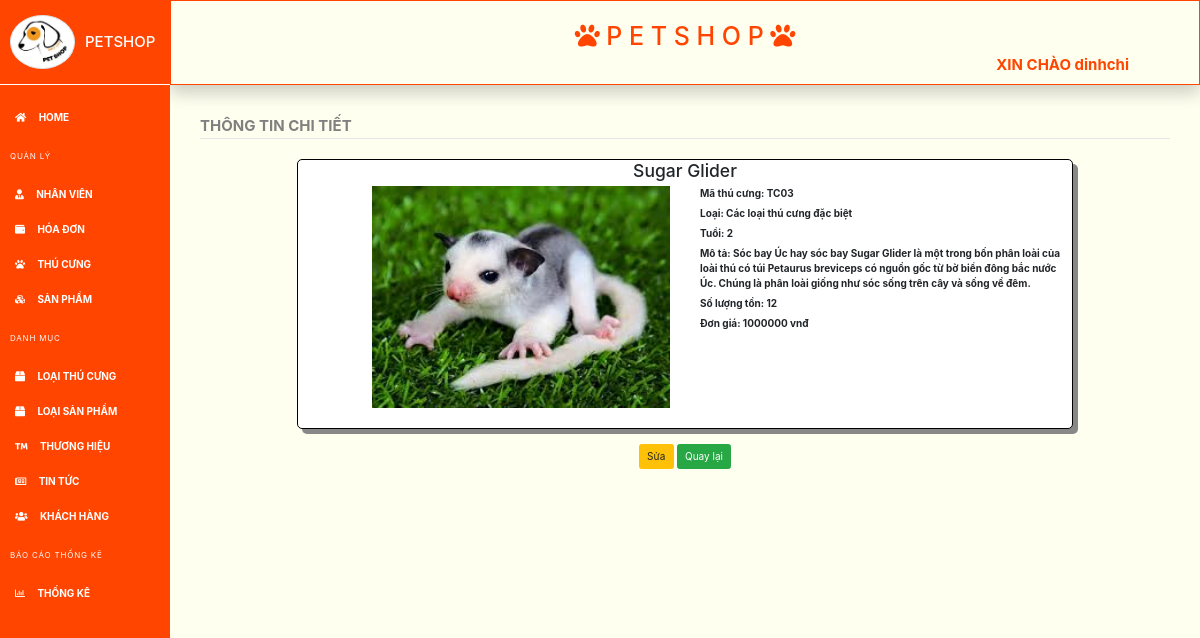
The page /details-thucung.php?ma_tc=TC03 (signed in) on the database its author committed.
### tables this page shows
CREATE TABLE `thu_cung` (
  `ma_tc` varchar(10) NOT NULL,
  `ten_tc` varchar(50) NOT NULL,
  `tuoi` int(11) NOT NULL,
  `so_luong_ton` int(11) NOT NULL,
  `mo_ta` text NOT NULL,
  `anh_minh_hoa` varchar(255) NOT NULL,
  `don_gia` int(11) NOT NULL,
  `ma_loai_tc` varchar(10) NOT NULL
);

CREATE TABLE `loai_thu_cung` (
  `ma_loai_tc` varchar(10) NOT NULL,
  `ten_loai_tc` varchar(50) NOT NULL,
  `ghi_chu` text NOT NULL
);

### details-thucung.php (the view, shortened to what this page needs)
<?php
    require('include/header-ad.php');
    require("connection/connect.php");
    $ma_tc= $_REQUEST['ma_tc'];
    $query="SELECT * FROM thu_cung JOIN loai_thu_cung on thu_cung.ma_loai_tc = loai_thu_cung.ma_loai_tc WHERE ma_tc = '$ma_tc'";
    $result=mysqli_query($dbc,$query);
        if(mysqli_num_rows($result)<>0)
        {   $rows=mysqli_num_rows($result);
            while($row=mysqli_fetch_array($result, MYSQLI_ASSOC))
            {
                echo '<form method="post" enctype="multipart/form-data">
                 <fieldset>
                <legend>THÔNG TIN CHI TIẾT</legend>
                <div class="border_box">
                    <h3 style="text-align: center;">'.$row['ten_tc'].'</h3>
                    <div class="row">
                        <div class="col-lg-6 col-sm-12"><img style="width:80%; float:right" src="images/'.$row['anh_minh_hoa'].'" /></div>
                        <div class="col-lg-6 col-sm-12">
                            <label>Mã thú cưng: '.$row['ma_tc'].'</label><br>
                            <label>Loại: '.$row['ten_loai_tc'].'</label><br>
                            <label>Tuổi: '.$row['tuoi'].'</label><br>
                            <label>Mô tả:'.$row['mo_ta'].'</label><br>
                            <label>Số lượng tồn: '.$row['so_luong_ton'].'</label><br>
                            <label>Đơn giá: '.$row['don_gia'].' vnđ</label><br>
                        </div>
                    </div>
                 </div>
                 <center>
                 <a class="btn btn-warning" href="edit-thucung.php?ma_tc='.$ma_tc.'">Sửa</a>
                 <a class="btn btn-success" href="index-thucung.php">Quay lại</a>
                 </center> </fieldset>
                 </form>';
            }
        }
 ?>

### include/style-ad.css (style rules this page uses)
a { color: white; font-weight: bold; }
body { min-height: 100vh; overflow-x: hidden; background-color: #FFFFF0 ; }
legend { color: #808080; font-weight: bold; }
.border_box { background-color: white; border: 1px solid black; border-radius: 5px; box-shadow: 5px 5px #888888; box-sizing: border-box; width: 80%; margin: 15px auto; margin-left: 10%; padding-bottom: 20px; }

### rows shown on the page
thu_cung: ten_tc "Sugar Glider", anh_minh_hoa (picture), ma_tc "TC03", ma_loai_tc.ten_loai_tc "Các loại thú cưng đặc biệt", tuoi "2", mo_ta "Sóc bay Úc hay sóc bay Sugar Glider là một trong bốn phân loài của loài thú có túi Petaurus breviceps có nguồn gốc từ bờ biển đông bắc nước Úc. Chúng là phân loài giống như sóc sống trên cây và sống về đêm.", so_luong_ton "12", don_gia "1000000"

### other values the page prints
$_SESSION['username'] "dinhchi"
